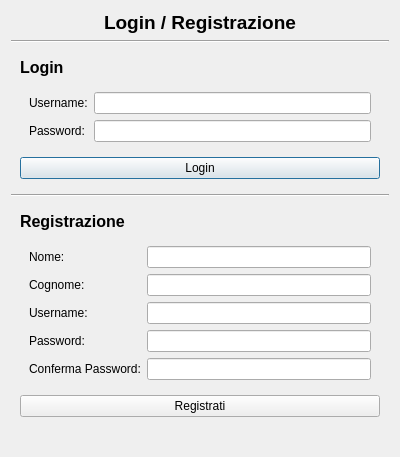
<?xml version="1.0" encoding="UTF-8"?>
<ui version="4.0">
 <class>Dialog</class>
 <widget class="QDialog" name="Dialog">
  <property name="geometry">
   <rect>
    <x>0</x>
    <y>0</y>
    <width>400</width>
    <height>400</height>
   </rect>
  </property>
  <property name="windowTitle">
   <string>Login / Registrazione</string>
  </property>
  <layout class="QVBoxLayout" name="verticalLayout_Main">
   <item>
    <widget class="QLabel" name="lblTitoloLoginRegistrazione">
     <property name="font">
      <font>
       <pointsize>14</pointsize>
       <weight>75</weight>
       <bold>true</bold>
      </font>
     </property>
     <property name="text">
      <string>Login / Registrazione</string>
     </property>
     <property name="alignment">
      <set>Qt::AlignCenter</set>
     </property>
    </widget>
   </item>
   <item>
    <widget class="Line" name="line_Divider">
     <property name="orientation">
      <enum>Qt::Horizontal</enum>
     </property>
    </widget>
   </item>
   <item>
    <widget class="QWidget" name="loginSection" native="true">
     <layout class="QVBoxLayout" name="verticalLayout_Login">
      <item>
       <widget class="QLabel" name="lblTitoloLogin">
        <property name="font">
         <font>
          <pointsize>12</pointsize>
          <weight>75</weight>
          <bold>true</bold>
         </font>
        </property>
        <property name="text">
         <string>Login</string>
        </property>
       </widget>
      </item>
      <item>
       <widget class="QWidget" name="loginForm" native="true">
        <layout class="QFormLayout" name="formLayout_Login">
         <item row="0" column="0">
          <widget class="QLabel" name="lblUsernameLogin">
           <property name="text">
            <string>Username:</string>
           </property>
          </widget>
         </item>
         <item row="0" column="1">
          <widget class="QLineEdit" name="txtUsernameLogin"/>
         </item>
         <item row="1" column="0">
          <widget class="QLabel" name="lblPasswordLogin">
           <property name="text">
            <string>Password:</string>
           </property>
          </widget>
         </item>
         <item row="1" column="1">
          <widget class="QLineEdit" name="txtPasswordLogin">
           <property name="echoMode">
            <enum>QLineEdit::Password</enum>
           </property>
          </widget>
         </item>
        </layout>
       </widget>
      </item>
      <item>
       <widget class="QPushButton" name="btnLogin">
        <property name="text">
         <string>Login</string>
        </property>
       </widget>
      </item>
     </layout>
    </widget>
   </item>
   <item>
    <widget class="Line" name="line_Divider_2">
     <property name="orientation">
      <enum>Qt::Horizontal</enum>
     </property>
    </widget>
   </item>
   <item>
    <widget class="QWidget" name="registrazioneSection" native="true">
     <layout class="QVBoxLayout" name="verticalLayout_Registrazione">
      <item>
       <widget class="QLabel" name="lblTitoloRegistrazione">
        <property name="font">
         <font>
          <pointsize>12</pointsize>
          <weight>75</weight>
          <bold>true</bold>
         </font>
        </property>
        <property name="text">
         <string>Registrazione</string>
        </property>
       </widget>
      </item>
      <item>
       <widget class="QWidget" name="registrazioneForm" native="true">
        <layout class="QFormLayout" name="formLayout_Registrazione">
         <item row="0" column="0">
          <widget class="QLabel" name="lblNomeRegistrazione">
           <property name="text">
            <string>Nome:</string>
           </property>
          </widget>
         </item>
         <item row="0" column="1">
          <widget class="QLineEdit" name="txtNomeRegistrazione"/>
         </item>
         <item row="1" column="0">
          <widget class="QLabel" name="lblCognomeRegistrazione">
           <property name="text">
            <string>Cognome:</string>
           </property>
          </widget>
         </item>
         <item row="1" column="1">
          <widget class="QLineEdit" name="txtCognomeRegistrazione"/>
         </item>
         <item row="2" column="0">
          <widget class="QLabel" name="lblUsernameRegistrazione">
           <property name="text">
            <string>Username:</string>
           </property>
          </widget>
         </item>
         <item row="2" column="1">
          <widget class="QLineEdit" name="txtUsernameRegistrazione"/>
         </item>
         <item row="3" column="0">
          <widget class="QLabel" name="lblPasswordRegistrazione">
           <property name="text">
            <string>Password:</string>
           </property>
          </widget>
         </item>
         <item row="3" column="1">
          <widget class="QLineEdit" name="txtPasswordRegistrazione">
           <property name="echoMode">
            <enum>QLineEdit::Password</enum>
           </property>
          </widget>
         </item>
         <item row="4" column="0">
          <widget class="QLabel" name="lblConfermaPasswordRegistrazione">
           <property name="text">
            <string>Conferma Password:</string>
           </property>
          </widget>
         </item>
         <item row="4" column="1">
          <widget class="QLineEdit" name="txtConfermaPasswordRegistrazione">
           <property name="echoMode">
            <enum>QLineEdit::Password</enum>
           </property>
          </widget>
         </item>
        </layout>
       </widget>
      </item>
      <item>
       <widget class="QPushButton" name="btnRegistrazione">
        <property name="text">
         <string>Registrati</string>
        </property>
       </widget>
      </item>
     </layout>
    </widget>
   </item>
   <item>
    <widget class="QLabel" name="lblMessaggio">
     <property name="text">
      <string/>
     </property>
     <property name="alignment">
      <set>Qt::AlignCenter</set>
     </property>
    </widget>
   </item>
   <item>
    <spacer name="verticalSpacer">
     <property name="orientation">
      <enum>Qt::Vertical</enum>
     </property>
     <property name="sizeHint" stdset="0">
      <size>
       <width>20</width>
       <height>40</height>
      </size>
     </property>
    </spacer>
   </item>
  </layout>
 </widget>
 <resources/>
 <connections/>
</ui>
